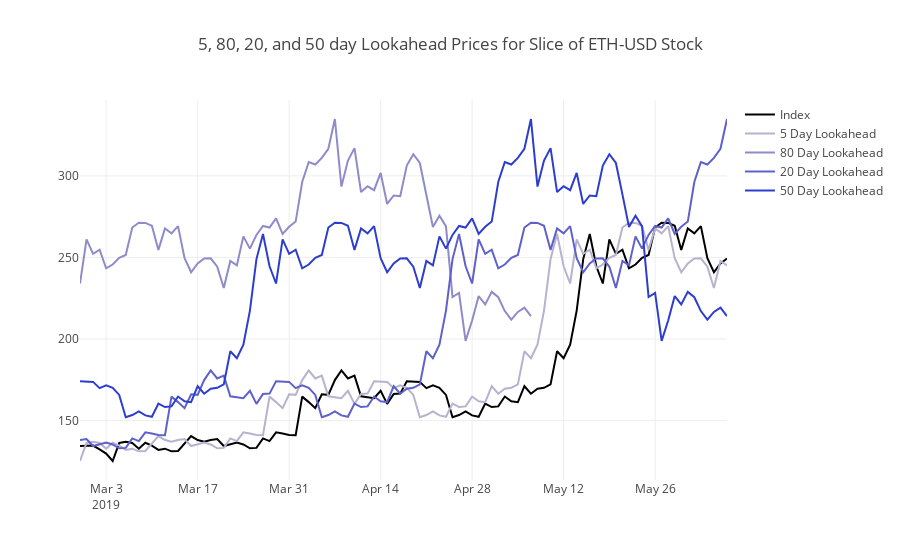

The notebook cell saved with this chart:
### Markdown cell above
### View Data
Using the `get_lookahead_prices` function, let's generate lookahead closing prices for 5, 10, and 20 days.

Let's also chart a subsection of a few months of the Apple stock instead of years. This will allow you to view the differences between the 5, 10, and 20 day lookaheads. Otherwise, they will mesh together when looking at a chart that is zoomed out.

### Code cell
lookahead_5 = get_lookahead_prices(close, 5)
lookahead_80 = get_lookahead_prices(close, 80)
lookahead_20 = get_lookahead_prices(close, 20)
lookahead_50 = get_lookahead_prices(close, 50)
project_helper.plot_lookahead_prices(
    close[apple_ticker].iloc[150:250],
    [
        (lookahead_5[apple_ticker].iloc[150:250], 5),
        (lookahead_80[apple_ticker].iloc[150:250], 80),
        (lookahead_20[apple_ticker].iloc[150:250], 20),
        (lookahead_50[apple_ticker].iloc[150:250], 50)
    ],
    '5, 80, 20, and 50 day Lookahead Prices for Slice of {} Stock'.format(apple_ticker))
